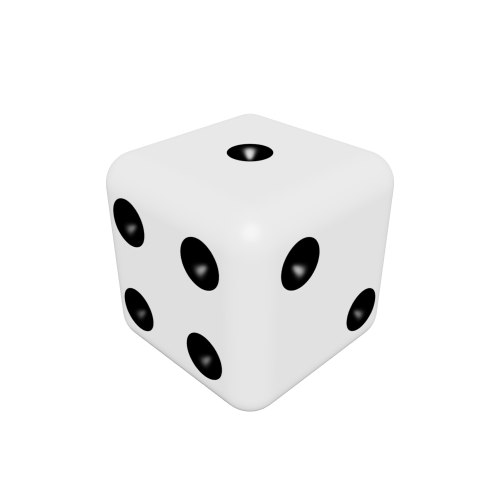
#> input picture dice.jpg, 1000 x 1000 px (shown at 1/2 size)
$ python -i classifier.py   (imports and definitions only)
#> lines starting #> are read from the running program, lines starting #| are printed output that depends on the picture; after the words box and inside, x2 and y2 are one past the last pixel; in counts of white or black regions, pixels touching at a corner belong together
import cv2
import numpy as np
import glob
import random as rng


# reading the files to work with
# [1 line not run here, left out]
templates = []
# [4 lines not run here, left out]
edge_threshold = 500


'''
Preprocessing
'''
def mask_corners(image):
    # 1-masks corners with a circular shape
    circle = np.zeros((128, 128), dtype = "uint8")
    cv2.circle(circle, (64, 64), 60, 255, -1)
    masked_image = cv2.bitwise_and(image, circle)
    masked_image[masked_image==0] = 255
    return masked_image

def apply_thresholding(masked_image, threshold=cv2.THRESH_BINARY):
    # 2-applies (hardcoded) thresholding value - removes all unnecessary details
    (T, thresh_image) = cv2.threshold(masked_image, 127, 255,
        threshold)
    return thresh_image

def draw_contours(image):
    # 3-find and draw contours
    # Detect edges using Canny
    canny_output = cv2.Canny(image, edge_threshold, edge_threshold * 2)
    # Find contours
    contours, hierarchy = cv2.findContours(canny_output, cv2.RETR_TREE, cv2.CHAIN_APPROX_SIMPLE)
     # Draw contours
    drawing = np.zeros((canny_output.shape[0], canny_output.shape[1], 3), dtype=np.uint8)
    for i in range(len(contours)):
        color = (rng.randint(0,256), rng.randint(0,256), rng.randint(0,256))
        cv2.drawContours(drawing, contours, i, color, 2, cv2.LINE_8, hierarchy, 0)

    return drawing

def apply_preprocessing_to_a_single_image(input):
# Applies the preprocessing functions created above to the input file
    corners_masked_image = mask_corners(input)
    thresholded_image = apply_thresholding(corners_masked_image)
    drawing_with_contours = draw_contours(thresholded_image)
    return drawing_with_contours

def apply_preprocessing_to_list(list):
    drawing_with_contours = []
    for image in list:
        thresholded_image = apply_preprocessing_to_a_single_image(image)
        drawing_with_contours.append(thresholded_image)
    return drawing_with_contours

# creating preprocessed images to work with
template_drawings_with_contours = apply_preprocessing_to_list(templates)

'''
finding the class of input from the templates
'''
def find_class_of_input(input):
    matches = []
    for i, template in enumerate(template_drawings_with_contours):
        result = cv2.matchTemplate(template, input, cv2.TM_CCOEFF_NORMED)
        min_val, max_val, min_loc, max_loc = cv2.minMaxLoc(result)
        # print(i+1, ' - ', max_val)
        matches.append({'class':i, 'confidence':max_val})
    max_match = max(matches, key=lambda x:x['confidence'])
    return max_match


def detect_anomaly(path):
    # file = input("enter the path of a 128x128: ")
#> called with path = '../dice.jpg'
    file = path
    image = cv2.imread(file, 0)
#> image is the input picture: shape (1000, 1000); min 0, max 255, mean 241.9
    drawing_with_contours = apply_preprocessing_to_a_single_image(image)
#> in mask_corners, `cv2.circle(circle, (64, 64), 60, 255, -1)`:
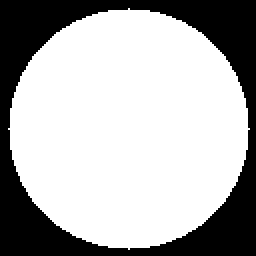
#> circle: shape (128, 128) (shown 2 times larger); 68.9% white; 1 black region, box (x1, y1, x2, y2) and area: (0, 0, 128, 128) 5095

    # get class that matches in the form of dictionary - ex:{'class:': 5, 'confidence': 0.42129555344581604}
    input_class = find_class_of_input(drawing_with_contours)
    print(input_class, "\n")

    class_to_compare_with = input_class['class']

    # similarity between original templates and the input
    similarity_result = cv2.matchTemplate(templates[class_to_compare_with],
    image, cv2.TM_CCOEFF_NORMED)[0][0]
    print('similarity between originals', similarity_result)

    normal_class_images = [cv2.imread(file, 0) for file in glob.glob("./assets/normal_dice/" + str(class_to_compare_with) + "/*.jpg")]

    similarity_results = []
    for normal_class_image in normal_class_images:
        similarity = cv2.matchTemplate(mask_corners(templates[class_to_compare_with]),
        mask_corners(normal_class_image), cv2.TM_CCOEFF_NORMED)[0][0]
        similarity_results.append(similarity)

    print('min similarity between org template and input:\n', min(similarity_results), '\n\
          check the second window to see contours and close it to exit')

    # visualizing the results
    list_to_plot = [drawing_with_contours, *template_drawings_with_contours]
    cv2.imshow('', cv2.hconcat(list_to_plot))
    cv2.waitKey()
    cv2.destroyAllWindows()

    # any input is normal unless similarity between originals is strictly lower than minimum similarity results
    if min(similarity_results) <= similarity_result:
        return 0
    else:
        return 1

#> (the run stopped early here; a loop or call above may not have finished)
